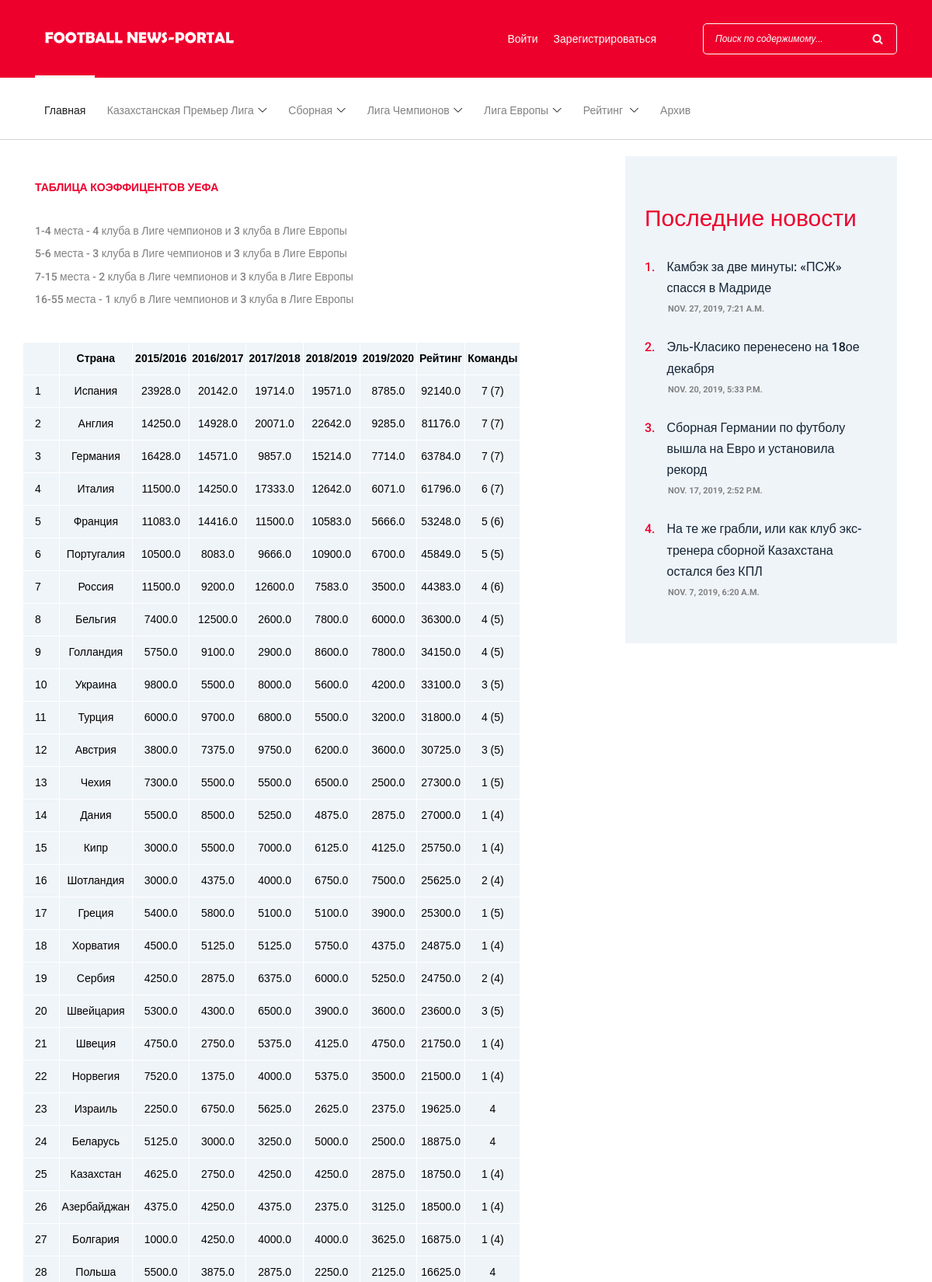
The app's page /section/rating/uefa-coefficients/ (upper part) with its own data.
### Django_App/applications/kpl/models.py (models this page shows, shortened)
class RatingCountry(models.Model):
    place = models.IntegerField(null=True, default=1)
    country_name = models.CharField(max_length=100)
    season15_16 = models.FloatField(null=True, default=0)
    season16_17 = models.FloatField(null=True, default=0)
    season17_18 = models.FloatField(null=True, default=0)
    season18_19 = models.FloatField(null=True, default=0)
    season19_20 = models.FloatField(null=True, default=0)
    total_rating = models.FloatField(null=True, default=0)
    command_count = models.CharField(max_length=7)

### Django_App/applications/news/models.py (models this page shows, shortened)
class News(models.Model):
    KPL = 'Казахстанская-премьер лига'  # Kazakhstan premier league
    NAT_TEAM = 'Национальная сборная по футболу'  # National team of Kazakhstan
    UCL = 'Лига чемпионов УЕФА'  # UEFA Champions League
    UEL = 'Лига Европы УЕФА'  # UEFA Europe League
    ANOTHER = 'Другое'  # Another
    TAG_TYPES = [
        (ANOTHER, 'Другое'),
        (KPL, 'Казахстанская-премьер лига'),
        (NAT_TEAM, 'Национальная сборная по футболу'),
        (UCL, 'Лига чемпионов УЕФА'),
        (UEL, 'Лига Европы УЕФА'),
    ]
    news_author = models.ForeignKey(User, on_delete=models.CASCADE, default=True)
    news_title = models.CharField('Title of the news', max_length=200)
    news_sh_description = models.CharField('Short description of the news', max_length=800)
    news_content = RichTextUploadingField()
    news_tag = models.CharField(max_length=100, choices=TAG_TYPES, default=ANOTHER)
    publication_date = models.DateTimeField('Date of publication of the news')
    count_of_views = models.IntegerField('Count of views of the news')
    img = models.ImageField(upload_to='images/')
    likes = models.IntegerField(default=0)

### Django_App/applications/kpl/views.py (the view)
# urls.py: path('rating/uefa-coefficients/', views.coefficient_table, name='coefficient_table'),
def coefficient_table(request):
    try:
        countries = RatingCountry.objects.all().order_by('place')
        News = apps.get_model('news', 'News')
        latest_news = News.objects.order_by('-publication_date')[:4]
        return render(request, 'kpl/coefficient_table.html', {'countries': countries, 'latest_news': latest_news})
    except:
        raise Http404("Запрашиваемая ваша страница либо перемещена либо навсегда удалена!")

### templates/kpl/coefficient_table.html
{% extends 'news/index.html' %}
{% load static %}
    {% block main %}
        <link rel="stylesheet" href="{% static 'coefficient_table.css' %}">
    <div class="blog-area section-padding-0-80">
        <div class="container">
            <div class="row">
                <div class="col-12 col-lg-8">
                    <div class="blog-posts-area">
                        <div class="single-blog-post featured-post mb-30">
                            <div class="post-data">
                                <a href="#" class="post-catagory">Таблица коэффицентов УЕФА<br><br></a>
                                <div class="post-meta">
                                    <p class="post-excerp">
                                    1-4 места - 4 клуба в Лиге чемпионов и 3 клуба в Лиге Европы<br>
                                    5-6 места - 3 клуба в Лиге чемпионов и 3 клуба в Лиге Европы<br>
                                    7-15 места - 2 клуба в Лиге чемпионов и 3 клуба в Лиге Европы<br>
                                    16-55 места - 1 клуб в Лиге чемпионов и 3 клуба в Лиге Европы
                                    </p>
                                </div>
                                    <div class="row">
                                        {% if countries %}
                                            <table>
                                            <tr>
                                                <th></th>
                                                <th>Страна</th>
                                                <th>2015/2016</th>
                                                <th>2016/2017</th>
                                                <th>2017/2018</th>
                                                <th>2018/2019</th>
                                                <th>2019/2020</th>
                                                <th>Рейтинг</th>
                                                <th>Команды</th>
                                            </tr>
                                                {% for country in countries %}
                                                    <tr>
                                                        <td>{{ country.place }}</td>
                                                        <td>{{ country.country_name }}</td>
                                                        <td>{{ country.season15_16 }}</td>
                                                        <td>{{ country.season16_17 }}</td>
                                                        <td>{{ country.season17_18 }}</td>
                                                        <td>{{ country.season18_19 }}</td>
                                                        <td>{{ country.season19_20 }}</td>
                                                        <td>{{ country.total_rating }}</td>
                                                        <td>{{ country.command_count }}</td>
                                                    </tr>
                                                {% endfor %}
                                            </table>
                                        {%  else %}
                                            Турнирная таблица отсутствует.
                                        {% endif %}
                                        <br>Последнее обновление: 27 ноября
                                    </div>
                            </div>
                        </div>
                    </div>
                </div>
                <div class="col-12 col-lg-4">
                    <div class="blog-sidebar-area">
                        <div class="popular-news-widget mb-50">
                            <h3>Последние новости</h3>
                            {% if latest_news %}
                                {% for news in latest_news %}
                                    <div class="single-popular-post">
                                        <a href="{% url 'news:one_by_one' news.id %}">
                                            <h6><span>{{ forloop.counter }}.</span> {{ news.news_title }}</h6>
                                        </a>
                                        <p>{{ news.publication_date }}</p>
                                    </div>
                                {% endfor %}
                            {% else %}
                                Пока еще нет последних новостей.
                            {% endif %}
                        </div>
                    </div>
                </div>
            </div>
        </div>
    </div>
{% endblock %}

### static/style.css (style rules this page uses)
* { margin: 0; padding: 0; }
table { font-size: 20px; color: #dcc3ff; }
body { font-family: "Roboto", sans-serif; font-size: 14px; }
h1, h2, h3, h4, h5, h6 { color: #152535; line-height: 1.3; font-weight: 700; }
p { color: #828282; font-size: 14px; line-height: 2; font-weight: 400; }
a, a:hover, a:focus { -webkit-transition-duration: 500ms; transition-duration: 500ms; text-decoration: none; outline: 0 solid transparent; color: #1c1c1c; font-weight: 500; font-size: 14px; color: #828282; }
.mb-30 { margin-bottom: 30px; }
.mb-50 { margin-bottom: 50px !important; }
.section-padding-0-80 { padding-top: 0; padding-bottom: 80px; }
.single-blog-post { position: relative; z-index: 1; }
.single-blog-post .post-data { padding: 30px 0; }
.single-blog-post .post-data .post-catagory { font-size: 14px; color: #ee002d; text-transform: uppercase; font-weight: 700; margin-bottom: 10px; display: block; }
.single-blog-post.featured-post { position: relative; z-index: 1; }
.single-blog-post.featured-post .post-data { padding: 30px 0; }
.single-blog-post.featured-post .post-data .post-excerp { font-weight: 500; margin-bottom: 40px; display: block; line-height: 2.1; }
.popular-news-widget { position: relative; z-index: 1; background-color: #eff4f9; padding: 60px 25px; }
.popular-news-widget h3 { font-size: 30px; margin-bottom: 30px; font-weight: 400; color: #ee002d; }
.popular-news-widget .single-popular-post { position: relative; z-index: 1; margin-bottom: 30px; }
.popular-news-widget .single-popular-post h6 { -webkit-transition-duration: 500ms; transition-duration: 500ms; display: -webkit-box; display: -ms-flexbox; display: flex; line-height: 1.7; font-weight: 500; }
.popular-news-widget .single-popular-post h6 span { margin-right: 15px; color: #ee002d; }
.popular-news-widget .single-popular-post p { margin-bottom: 0; font-size: 11px; text-transform: uppercase; font-weight: 700; color: #828282; margin-left: 30px; line-height: 1; }
.popular-news-widget .single-popular-post:last-child { margin-bottom: 0; }

### static/table.css (style rules this page uses)
table { font-family: "Lucida Sans Unicode", "Lucida Grande", Sans-Serif, serif; font-size: 14px; border-collapse: collapse; text-align: center; }
th, td:first-child { background: #EFF5F9; color: black; padding: 10px 15px; }
th, td { border-style: solid; border-width: 0 1px 1px 0; border-color: white; }
td { background: #EFF4F9; }
th:first-child, td:first-child { text-align: left; }
tr { color: black; }

### static/coefficient_table.css (style rules this page uses)
table { font-family: "Lucida Sans Unicode", "Lucida Grande", Sans-Serif, serif; font-size: 14px; border-collapse: collapse; text-align: center; }
th, td:first-child { background: #EFF5F9; color: black; padding: 10px 15px; }
th, td { border-style: solid; border-width: 0 1px 1px 0; border-color: white; padding-left: 3px; padding-right: 3px; }
td { background: #EFF4F9; }
th:first-child, td:first-child { text-align: left; }
tr { color: black; }

### records on screen
RatingCountry: place "1", country_name "Испания", season15_16 "23928.0", season16_17 "20142.0", season17_18 "19714.0", season18_19 "19571.0", season19_20 "8785.0", total_rating "92140.0", command_count "7 (7)"
RatingCountry: place "2", country_name "Англия", season15_16 "14250.0", season16_17 "14928.0", season17_18 "20071.0", season18_19 "22642.0", season19_20 "9285.0", total_rating "81176.0", command_count "7 (7)"
RatingCountry: place "3", country_name "Германия", season15_16 "16428.0", season16_17 "14571.0", season17_18 "9857.0", season18_19 "15214.0", season19_20 "7714.0", total_rating "63784.0", command_count "7 (7)"
RatingCountry: place "4", country_name "Италия", season15_16 "11500.0", season16_17 "14250.0", season17_18 "17333.0", season18_19 "12642.0", season19_20 "6071.0", total_rating "61796.0", command_count "6 (7)"
RatingCountry: place "5", country_name "Франция", season15_16 "11083.0", season16_17 "14416.0", season17_18 "11500.0", season18_19 "10583.0", season19_20 "5666.0", total_rating "53248.0", command_count "5 (6)"
RatingCountry: place "6", country_name "Португалия", season15_16 "10500.0", season16_17 "8083.0", season17_18 "9666.0", season18_19 "10900.0", season19_20 "6700.0", total_rating "45849.0", command_count "5 (5)"
RatingCountry: place "7", country_name "Россия", season15_16 "11500.0", season16_17 "9200.0", season17_18 "12600.0", season18_19 "7583.0", season19_20 "3500.0", total_rating "44383.0", command_count "4 (6)"
RatingCountry: place "8", country_name "Бельгия", season15_16 "7400.0", season16_17 "12500.0", season17_18 "2600.0", season18_19 "7800.0", season19_20 "6000.0", total_rating "36300.0", command_count "4 (5)"
RatingCountry: place "9", country_name "Голландия", season15_16 "5750.0", season16_17 "9100.0", season17_18 "2900.0", season18_19 "8600.0", season19_20 "7800.0", total_rating "34150.0", command_count "4 (5)"
RatingCountry: place "10", country_name "Украина", season15_16 "9800.0", season16_17 "5500.0", season17_18 "8000.0", season18_19 "5600.0", season19_20 "4200.0", total_rating "33100.0", command_count "3 (5)"
RatingCountry: place "11", country_name "Турция", season15_16 "6000.0", season16_17 "9700.0", season17_18 "6800.0", season18_19 "5500.0", season19_20 "3200.0", total_rating "31800.0", command_count "4 (5)"
RatingCountry: place "12", country_name "Австрия", season15_16 "3800.0", season16_17 "7375.0", season17_18 "9750.0", season18_19 "6200.0", season19_20 "3600.0", total_rating "30725.0", command_count "3 (5)"
RatingCountry: place "13", country_name "Чехия", season15_16 "7300.0", season16_17 "5500.0", season17_18 "5500.0", season18_19 "6500.0", season19_20 "2500.0", total_rating "27300.0", command_count "1 (5)"
RatingCountry: place "14", country_name "Дания", season15_16 "5500.0", season16_17 "8500.0", season17_18 "5250.0", season18_19 "4875.0", season19_20 "2875.0", total_rating "27000.0", command_count "1 (4)"
RatingCountry: place "15", country_name "Кипр", season15_16 "3000.0", season16_17 "5500.0", season17_18 "7000.0", season18_19 "6125.0", season19_20 "4125.0", total_rating "25750.0", command_count "1 (4)"
RatingCountry: place "16", country_name "Шотландия", season15_16 "3000.0", season16_17 "4375.0", season17_18 "4000.0", season18_19 "6750.0", season19_20 "7500.0", total_rating "25625.0", command_count "2 (4)"
RatingCountry: place "17", country_name "Греция", season15_16 "5400.0", season16_17 "5800.0", season17_18 "5100.0", season18_19 "5100.0", season19_20 "3900.0", total_rating "25300.0", command_count "1 (5)"
RatingCountry: place "18", country_name "Хорватия", season15_16 "4500.0", season16_17 "5125.0", season17_18 "5125.0", season18_19 "5750.0", season19_20 "4375.0", total_rating "24875.0", command_count "1 (4)"
RatingCountry: place "19", country_name "Сербия", season15_16 "4250.0", season16_17 "2875.0", season17_18 "6375.0", season18_19 "6000.0", season19_20 "5250.0", total_rating "24750.0", command_count "2 (4)"
RatingCountry: place "20", country_name "Швейцария", season15_16 "5300.0", season16_17 "4300.0", season17_18 "6500.0", season18_19 "3900.0", season19_20 "3600.0", total_rating "23600.0", command_count "3 (5)"
RatingCountry: place "21", country_name "Швеция", season15_16 "4750.0", season16_17 "2750.0", season17_18 "5375.0", season18_19 "4125.0", season19_20 "4750.0", total_rating "21750.0", command_count "1 (4)"
RatingCountry: place "22", country_name "Норвегия", season15_16 "7520.0", season16_17 "1375.0", season17_18 "4000.0", season18_19 "5375.0", season19_20 "3500.0", total_rating "21500.0", command_count "1 (4)"
RatingCountry: place "23", country_name "Израиль", season15_16 "2250.0", season16_17 "6750.0", season17_18 "5625.0", season18_19 "2625.0", season19_20 "2375.0", total_rating "19625.0", command_count "4"
RatingCountry: place "24", country_name "Беларусь", season15_16 "5125.0", season16_17 "3000.0", season17_18 "3250.0", season18_19 "5000.0", season19_20 "2500.0", total_rating "18875.0", command_count "4"
RatingCountry: place "25", country_name "Казахстан", season15_16 "4625.0", season16_17 "2750.0", season17_18 "4250.0", season18_19 "4250.0", season19_20 "2875.0", total_rating "18750.0", command_count "1 (4)"
RatingCountry: place "26", country_name "Азербайджан", season15_16 "4375.0", season16_17 "4250.0", season17_18 "4375.0", season18_19 "2375.0", season19_20 "3125.0", total_rating "18500.0", command_count "1 (4)"
RatingCountry: place "27", country_name "Болгария", season15_16 "1000.0", season16_17 "4250.0", season17_18 "4000.0", season18_19 "4000.0", season19_20 "3625.0", total_rating "16875.0", command_count "1 (4)"
RatingCountry: place "28", country_name "Польша", season15_16 "5500.0", season16_17 "3875.0", season17_18 "2875.0", season18_19 "2250.0", season19_20 "2125.0", total_rating "16625.0", command_count "4"
News: news_title "Камбэк за две минуты: «ПСЖ» спасся в Мадриде", publication_date "NOV. 27, 2019, 7:21 A.M."
News: news_title "Эль-Класико перенесено на 18ое декабря", publication_date "NOV. 20, 2019, 5:33 P.M."
News: news_title "Сборная Германии по футболу вышла на Евро и установила рекорд", publication_date "NOV. 17, 2019, 2:52 P.M."
News: news_title "На те же грабли, или как клуб экс-тренера сборной Казахстана остался без КПЛ", publication_date "NOV. 7, 2019, 6:20 A.M."
